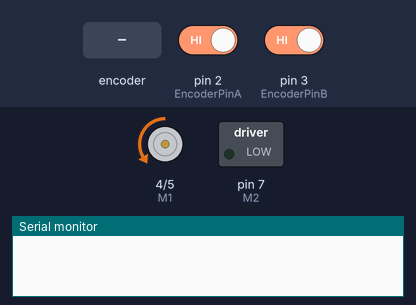
Bench run of a sketch on a simulated Arduino Uno, built with avr-gcc and run on an emulated ATmega328P. Shown: direction and speed pins drawn as motors (green arrow = direction pin HIGH = forward, orange = LOW = backward, longer = more drive), switched loads named in the sketch (green lamp = pin HIGH), the last lines printed to the serial monitor. The inputs (shaded band) are chosen by the test bench; at power-on: pin 2 (EncoderPinA) HIGH, pin 3 (EncoderPinB) HIGH.

Above: at 0.1 s.
At 1.2 s:
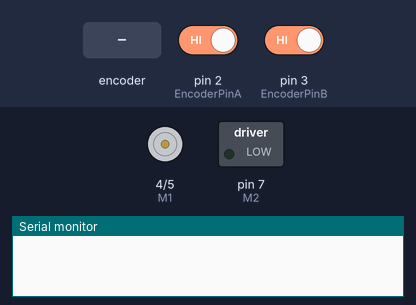
1.3 s: rotary encoder on pin 2 (EncoderPinA) / pin 3 (EncoderPinB) turned 1 step (first pin leading)
At 2.4 s:
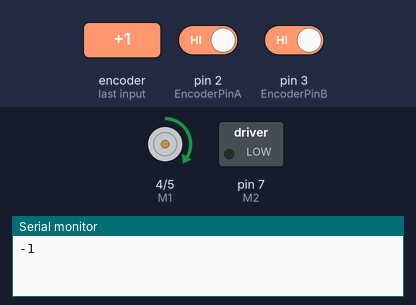
Timing chart, 0 to 10.5 s (numbered marks = the images above; inputs shaded):
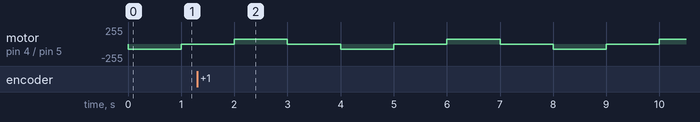

The sketch:

MotorTest1.ino
```cpp
#include <util/delay.h>
#include <avr/io.h>
#include <avr/interrupt.h>
#include <math.h>

#define EncoderPinA 2   // Encoder Pin A pin 2 and pin 3 are inturrpt pins
#define EncoderPinB 3   // Encoder Pin B

//Arduino PWM Speed Control：
int E1 = 5;
int M1 = 4;
int E2 = 6;
int M2 = 7;

int desiredLocation = 50;
long encoderCount = 0;

void readEncoder();
void stop();

void setup()
{
    pinMode(M1, OUTPUT);
    pinMode(M2, OUTPUT);

    Serial.begin(9600);
    pinMode(EncoderPinA, INPUT); //initialize Encoder Pins
    pinMode(EncoderPinB, INPUT);
    digitalWrite(EncoderPinA, LOW); //initialize Pin States
    digitalWrite(EncoderPinB, LOW);
    attachInterrupt(digitalPinToInterrupt(EncoderPinA), readEncoder, RISING); //attach interrupt to PIN 2
}
void loop()
{
    digitalWrite(M1, LOW); //LOW clockwise, HIGH anticlockwise
    analogWrite(E1, 75);   //PWM Speed Control 255 is high 0 is low

    delay(1000);
    stopMotor(E1);
    delay(1000);

    digitalWrite(M1, HIGH); //LOW clockwise, HIGH anticlockwise
    analogWrite(E1, 75);   //PWM Speed Control 255 is high 0 is low
    delay(1000);
    stopMotor(E1);
    delay(1000);
}

void stopMotor(int EncoderX) {
  analogWrite(EncoderX, 0);
}

void distanceMove(float target, float kp, float ki, float kp_straight){

}

void readEncoder() //this function is triggered by the encoder CHANGE, and increments the encoder counte
{
  if(digitalRead(EncoderPinB)) //PIN A HIGH PIN B HIGH is REVERSE
  {
    encoderCount++; //may need to redefine positive and negative directions
  }
  else
  {
    encoderCount--;
  }
  Serial.println(encoderCount);
}
```
